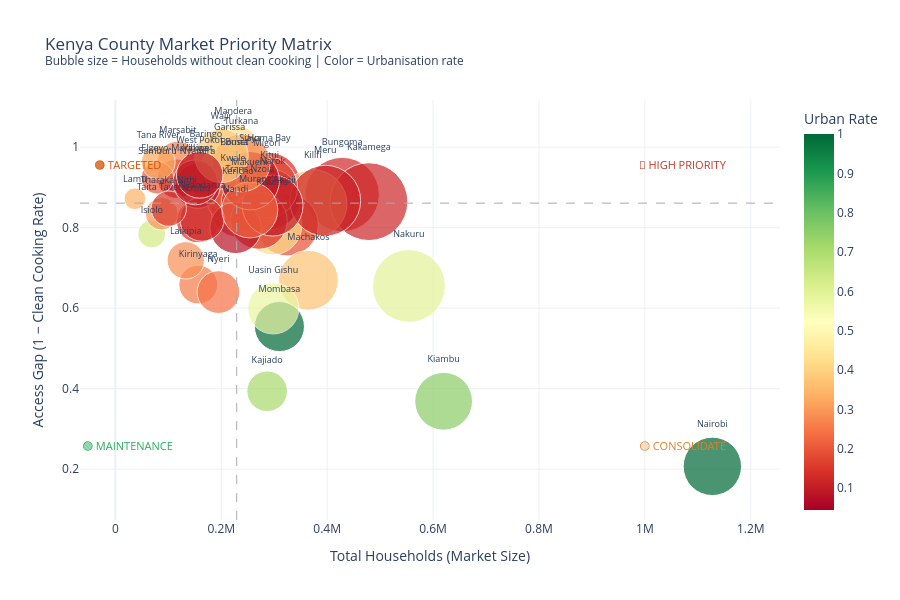

Notebook code cell kept with this figure:
### Markdown cell above
---
## 1. Four-Quadrant Priority Matrix

### Code cell
# Axes
# X: total households (market size)
# Y: access gap (1 - clean_cooking_rate) — how far from clean cooking
# Bubble size: absolute number of HH without clean cooking
# Color: urban rate (urban = supply-side opportunity, rural = distribution challenge)

df['access_gap'] = 1 - df['clean_cooking_rate']

# Medians for quadrant lines
x_median = df['total_households_est'].median()
y_median = df['access_gap'].median()

def quadrant_label(row):
    if row['total_households_est'] >= x_median and row['access_gap'] >= y_median:
        return 'HIGH PRIORITY\n(Large market, large gap)'
    elif row['total_households_est'] >= x_median and row['access_gap'] < y_median:
        return 'CONSOLIDATE\n(Large market, smaller gap)'
    elif row['total_households_est'] < x_median and row['access_gap'] >= y_median:
        return 'TARGETED INTERVENTION\n(Smaller market, large gap)'
    else:
        return 'MAINTENANCE\n(Smaller market, smaller gap)'

df['quadrant'] = df.apply(quadrant_label, axis=1)

fig = px.scatter(
    df,
    x='total_households_est',
    y='access_gap',
    size='hh_without_clean_cooking',
    color='urban_rate',
    text='county_name',
    hover_data={
        'county_name': True,
        'clean_cooking_rate': ':.1%',
        'hh_without_clean_cooking': ':,.0f',
        'urban_rate': ':.1%',
        'total_households_est': ':,.0f',
    },
    color_continuous_scale='RdYlGn',
    size_max=55,
    title='Kenya County Market Priority Matrix<br><sup>Bubble size = Households without clean cooking | Color = Urbanisation rate</sup>',
    labels={
        'total_households_est': 'Total Households (Market Size)',
        'access_gap': 'Access Gap (1 − Clean Cooking Rate)',
        'urban_rate': 'Urban Rate',
    },
    template='plotly_white',
)

# Quadrant lines
fig.add_vline(x=x_median, line_dash='dash', line_color='#aaa', line_width=1)
fig.add_hline(y=y_median, line_dash='dash', line_color='#aaa', line_width=1)

# Quadrant labels
annotations = [
    dict(x=df['total_households_est'].max()*0.95, y=df['access_gap'].max()*0.97,
         text='🔴 HIGH PRIORITY', showarrow=False, font=dict(size=11, color='#c0392b')),
    dict(x=df['total_households_est'].max()*0.95, y=y_median*0.3,
         text='🟡 CONSOLIDATE', showarrow=False, font=dict(size=11, color='#e67e22')),
    dict(x=x_median*0.1, y=df['access_gap'].max()*0.97,
         text='🟠 TARGETED', showarrow=False, font=dict(size=11, color='#d35400')),
    dict(x=x_median*0.1, y=y_median*0.3,
         text='🟢 MAINTENANCE', showarrow=False, font=dict(size=11, color='#27ae60')),
]
fig.update_layout(annotations=annotations, height=600)
fig.update_traces(textposition='top center', textfont_size=9)

fig.write_html(str(CHARTS / 'priority_matrix.html'))
print('Saved priority_matrix.html')
fig.show()

### Figure 1 — Plotly figure (JSON) as saved in the notebook; plotly's stock layout.template omitted (floating-point values rounded to 4 significant figures; data arrays with more than 128 entries replaced by an {"elided": "..."} marker saying what was removed)
{"data": [{"customdata": {"elided": "47x4 mixed values"}, "hovertemplate": "Total Households (Market Size)=%{x:,.0f}<br>Access Gap (1 − Clean Cooking Rate)=%{y}<br>hh_without_clean_cooking=%{customdata[2]:,.0f}<br>county_name=%{customdata[0]}<br>clean_cooking_rate=%{customdata[1]:.1%}<br>Urban Rate=%{marker.color:.1%}<extra></extra>", "legendgroup": "", "marker": {"color": [0.1686, 0.04472, 0.1266, 0.1439, 0.04895, 0.1436, 0.5822, 0.1355, 0.6317, 0.7108, 0.1197, 0.1591, 0.7541, 0.3614, 0.2548, 0.1886, 0.4229, 0.07298, 0.2181, 0.286, 0.3387, 0.3702, 0.137, 0.42, 0.2624, 0.1174, 0.1759, 1.0, 0.1428, 1.0, 0.5938, 0.08233, 0.103, 0.06576, 0.1262, 0.2425, 0.2068, 0.09733, 0.296, 0.325, 0.1509, 0.231, 0.2734, 0.5764, 0.1162, 0.3891, 0.1004], "coloraxis": "coloraxis", "size": [160900.0, 204900.0, 378000.0, 208600.0, 107400.0, 127300.0, 204900.0, 264000.0, 53900.0, 112800.0, 414000.0, 194900.0, 228500.0, 320200.0, 103100.0, 262000.0, 238800.0, 253600.0, 194300.0, 95580.0, 32170.0, 244000.0, 218000.0, 219400.0, 113700.0, 343600.0, 257700.0, 171700.0, 221300.0, 233300.0, 363200.0, 181600.0, 253800.0, 140400.0, 134400.0, 124600.0, 73520.0, 233400.0, 72900.0, 77960.0, 85410.0, 214300.0, 228400.0, 178800.0, 138100.0, 196000.0, 148300.0], "sizemode": "area", "sizeref": 136.9, "symbol": "circle"}, "mode": "markers+text", "name": "", "orientation": "v", "showlegend": false, "text": ["Baringo", "Bomet", "Bungoma", "Busia", "Elgeyo-Marakwet", "Embu", "Garissa", "Homa Bay", "Isiolo", "Kajiado", "Kakamega", "Kericho", "Kiambu", "Kilifi", "Kirinyaga", "Kisii", "Kisumu", "Kitui", "Kwale", "Laikipia", "Lamu", "Machakos", "Makueni", "Mandera", "Marsabit", "Meru", "Migori", "Mombasa", "Murang'A", "Nairobi", "Nakuru", "Nandi", "Narok", "Nyamira", "Nyandarua", "Nyeri", "Samburu", "Siaya", "Taita Taveta", "Tana River", "Tharaka-Nithi", "Trans Nzoia", "Turkana", "Uasin Gishu", "Vihiga", "Wajir", "West Pokot"], "textfont": {"size": 9}, "textposition": "top center", "type": "scatter", "x": [170965, 224536, 428351, 229149, 116533, 156051, 215732, 290244, 68718, 286626, 478866, 231225, 619932, 372766, 156516, 324836, 296301, 291330, 222262, 132964, 36903, 364598, 253244, 222425, 117894, 396337, 286266, 309829, 270933, 1127455, 554411, 227105, 296891, 155276, 163664, 194657, 79571, 254662, 87352, 81011, 100815, 253934, 237686, 298253, 151285, 200324, 159293], "xaxis": "x", "y": [0.9409, 0.9125, 0.8824, 0.9105, 0.9214, 0.816, 0.9496, 0.9097, 0.7844, 0.3936, 0.8646, 0.8427, 0.3687, 0.8591, 0.6585, 0.8066, 0.8059, 0.8706, 0.8741, 0.7188, 0.8718, 0.6693, 0.8609, 0.9863, 0.9644, 0.867, 0.9001, 0.5543, 0.8169, 0.207, 0.6552, 0.7996, 0.8548, 0.9042, 0.8212, 0.6399, 0.9239, 0.9166, 0.8345, 0.9623, 0.8472, 0.844, 0.9608, 0.5994, 0.9126, 0.9785, 0.9309], "yaxis": "y"}], "layout": {"annotations": [{"font": {"color": "#c0392b", "size": 11}, "showarrow": false, "text": "🔴 HIGH PRIORITY", "x": 1071000.0, "y": 0.9567}, {"font": {"color": "#e67e22", "size": 11}, "showarrow": false, "text": "🟡 CONSOLIDATE", "x": 1071000.0, "y": 0.2583}, {"font": {"color": "#d35400", "size": 11}, "showarrow": false, "text": "🟠 TARGETED", "x": 22910.0, "y": 0.9567}, {"font": {"color": "#27ae60", "size": 11}, "showarrow": false, "text": "🟢 MAINTENANCE", "x": 22910.0, "y": 0.2583}], "coloraxis": {"colorbar": {"title": {"text": "Urban Rate"}}, "colorscale": [[0.0, "rgb(165,0,38)"], [0.1, "rgb(215,48,39)"], [0.2, "rgb(244,109,67)"], [0.3, "rgb(253,174,97)"], [0.4, "rgb(254,224,139)"], [0.5, "rgb(255,255,191)"], [0.6, "rgb(217,239,139)"], [0.7, "rgb(166,217,106)"], [0.8, "rgb(102,189,99)"], [0.9, "rgb(26,152,80)"], [1.0, "rgb(0,104,55)"]]}, "height": 600, "legend": {"itemsizing": "constant", "tracegroupgap": 0}, "shapes": [{"line": {"color": "#aaa", "dash": "dash", "width": 1}, "type": "line", "x0": 229100.0, "x1": 229100.0, "xref": "x", "y0": 0, "y1": 1, "yref": "y domain"}, {"line": {"color": "#aaa", "dash": "dash", "width": 1}, "type": "line", "x0": 0, "x1": 1, "xref": "x domain", "y0": 0.8609, "y1": 0.8609, "yref": "y"}], "title": {"text": "Kenya County Market Priority Matrix<br><sup>Bubble size = Households without clean cooking | Color = Urbanisation rate</sup>"}, "xaxis": {"anchor": "y", "domain": [0.0, 1.0], "title": {"text": "Total Households (Market Size)"}}, "yaxis": {"anchor": "x", "domain": [0.0, 1.0], "title": {"text": "Access Gap (1 − Clean Cooking Rate)"}}}}
